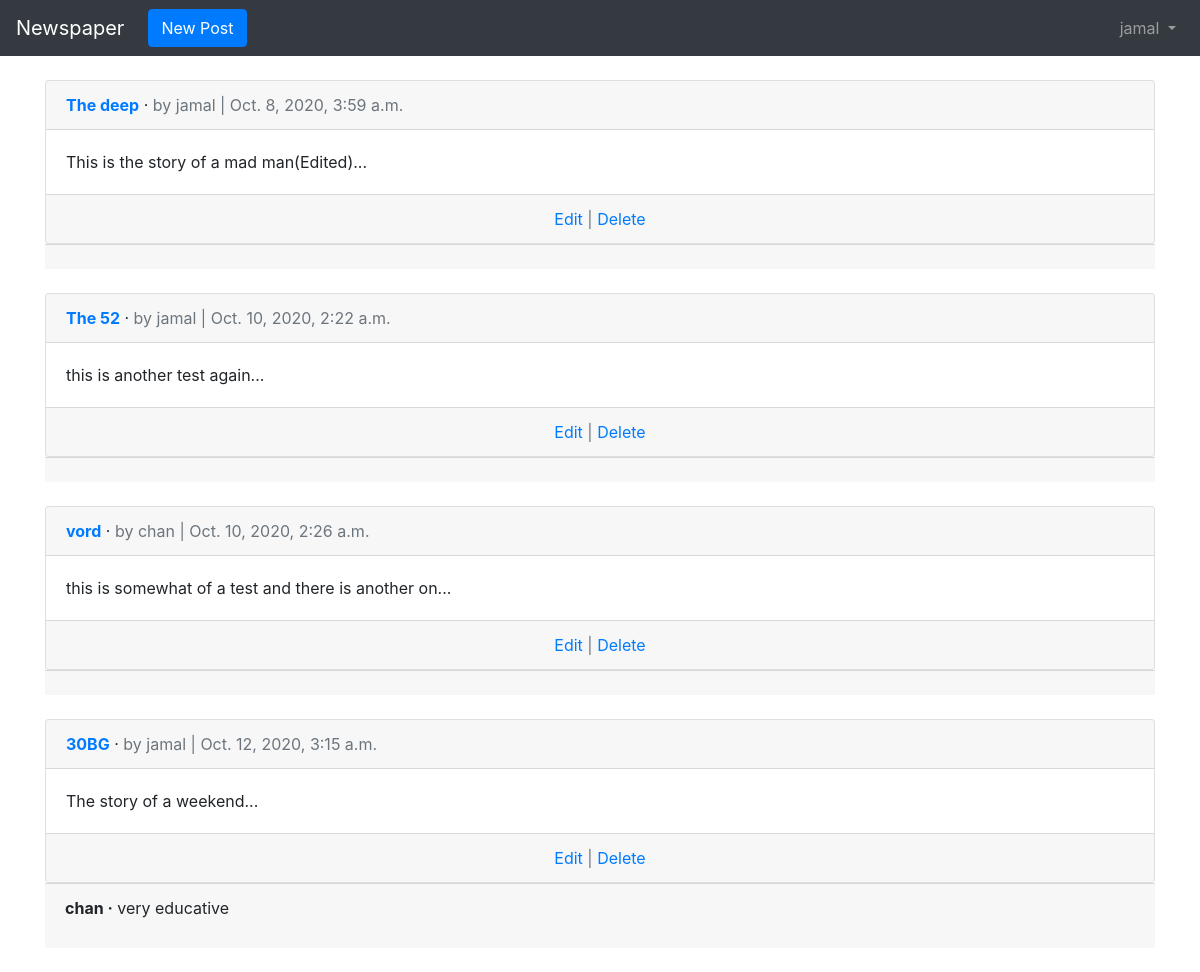
The page /articles/ (signed in) on the database its author committed.
### users/models.py (models this page shows)
class CustomUser(AbstractUser):
	age = models.PositiveIntegerField(null=True, blank=True)
	nickname = models.CharField(max_length=100, null=False)

### articles/models.py (models this page shows, shortened)
class Article(models.Model):
    title = models.CharField(max_length=250)
    body = models.TextField()
    date = models.DateTimeField(auto_now_add=True)
    author = models.ForeignKey(get_user_model(), on_delete=models.CASCADE, )
    class Meta:
        verbose_name = "Article"
        verbose_name_plural = "Articles"
    def snippet(self):
        return self.body[:50] + '...'

class Comment(models.Model):
    article = models.ForeignKey(Article, on_delete=models.CASCADE, related_name='comments')
    comment = models.CharField(max_length=140)
    author = models.ForeignKey(get_user_model(), on_delete=models.CASCADE)
    def __str__(self):
        return self.comment

### articles/views.py (the view)
# urls.py: path('', ArticleListView.as_view(), name='article_list'),
class ArticleListView(LoginRequiredMixin, ListView):
	model = Article
	template_name = 'article_list.html'
	login_url = 'login'

### templates/article_list.html (shortened to what this page needs)
{% extends 'base.html' %}
{% block content %}
{% for article in object_list %}
<div class="card">
    <div class="card-header">
        <span class="font-weight-bold"><a href="{% url 'article_detail' article.pk %}">{{ article.title }}</a></span> &middot;
        <span class="text-muted">by {{ article.author }} |
            {{ article.date }}</span>
    </div>
    <div class="card-body">
        {{ article.snippet }}
    </div>
    <div class="card-footer text-center text-muted">
        <a href="{% url 'article_detail' article.pk %}">Edit</a> | <a href="#">Delete</a>
    </div>
</div>
<div class="card-footer">
{% for comment in article.comments.all %}
<p>
<span class="font-weight-bold">{{ comment.author }} &middot;</span>
{{ comment }}
</p>
{% endfor %}
</div>
<br />
{% endfor %}
{% endblock content %}

### templates/base.html (shortened to what this page needs)
{% load static %}
<!DOCTYPE html>
<html>
<head>
    <link href="{% static "css/bootstrap.css" %}" rel="stylesheet" type="text/css" />
</head>
<body>
    <nav class="navbar navbar-expand-md navbar-dark bg-dark mb-4">
        <a class="navbar-brand" href="{% url 'home' %}">Newspaper</a>
        {% if user.is_authenticated %}
            <ul class="navbar-nav mr-auto">
<li class="nav-item"><a href="{% url 'article_new' %}" class="btn btn-primary ml-2">New Post</a></li>
</ul>
        {% endif %}
        <div class="collapse navbar-collapse" id="navbarCollapse">
            {% if user.is_authenticated %}
            <ul class="navbar-nav ml-auto">
                <li class="nav-item">
                    <a class="nav-link dropdown-toggle" href="#" id="userMenu" data-toggle="dropdown" aria-haspopup="true" aria-expanded="false">
                        {{ user.username }}
                    </a>
                </li>
            </ul>
            {% endif %}
        </div>
    </nav>
    <div class="container">
        {% block content %}
        {% endblock content %}
    </div>
</body>
</html>

### rows shown on the page
CustomUser: username "jamal"
Article: title "The deep", author "jamal", date "Oct. 8, 2020, 3:59 a.m.", snippet "This is the story of a mad man(Edited)..."
Article: title "The 52", author "jamal", date "Oct. 10, 2020, 2:22 a.m.", snippet "this is another test again..."
Article: title "vord", author "chan", date "Oct. 10, 2020, 2:26 a.m.", snippet "this is somewhat of a test and there is another on..."
Article: title "30BG", author "jamal", date "Oct. 12, 2020, 3:15 a.m.", snippet "The story of a weekend..."
Comment: author "chan", comment "very educative"
